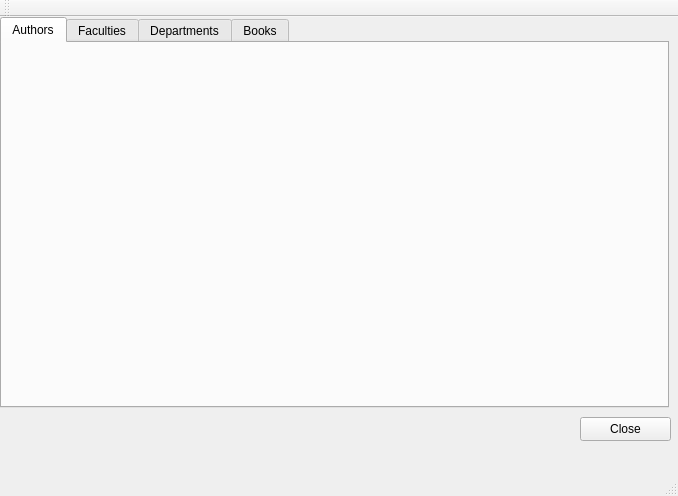
<?xml version="1.0" encoding="UTF-8"?>
<ui version="4.0">
 <class>MainWindow</class>
 <widget class="QMainWindow" name="MainWindow">
  <property name="geometry">
   <rect>
    <x>0</x>
    <y>0</y>
    <width>678</width>
    <height>496</height>
   </rect>
  </property>
  <property name="windowTitle">
   <string>MainWindow</string>
  </property>
  <widget class="QWidget" name="centralWidget">
   <widget class="QPushButton" name="pushButton">
    <property name="geometry">
     <rect>
      <x>580</x>
      <y>400</y>
      <width>91</width>
      <height>24</height>
     </rect>
    </property>
    <property name="text">
     <string>Close</string>
    </property>
   </widget>
   <widget class="QTabWidget" name="tabWidget">
    <property name="geometry">
     <rect>
      <x>0</x>
      <y>0</y>
      <width>669</width>
      <height>391</height>
     </rect>
    </property>
    <property name="sizePolicy">
     <sizepolicy hsizetype="Expanding" vsizetype="Expanding">
      <horstretch>0</horstretch>
      <verstretch>0</verstretch>
     </sizepolicy>
    </property>
    <property name="currentIndex">
     <number>0</number>
    </property>
    <widget class="Authors" name="tab">
     <attribute name="title">
      <string>Authors</string>
     </attribute>
    </widget>
    <widget class="Faculties" name="tab_2">
     <attribute name="title">
      <string>Faculties</string>
     </attribute>
    </widget>
    <widget class="Departments" name="tab_3">
     <attribute name="title">
      <string>Departments</string>
     </attribute>
    </widget>
    <widget class="Books" name="tab_4">
     <attribute name="title">
      <string>Books</string>
     </attribute>
    </widget>
   </widget>
  </widget>
  <widget class="QMenuBar" name="menuBar">
   <property name="geometry">
    <rect>
     <x>0</x>
     <y>0</y>
     <width>678</width>
     <height>21</height>
    </rect>
   </property>
  </widget>
  <widget class="QToolBar" name="mainToolBar">
   <attribute name="toolBarArea">
    <enum>TopToolBarArea</enum>
   </attribute>
   <attribute name="toolBarBreak">
    <bool>false</bool>
   </attribute>
  </widget>
  <widget class="QStatusBar" name="statusBar"/>
 </widget>
 <layoutdefault spacing="6" margin="11"/>
 <customwidgets>
  <customwidget>
   <class>Authors</class>
   <extends>QWidget</extends>
   <header>authors.h</header>
   <container>1</container>
  </customwidget>
  <customwidget>
   <class>Faculties</class>
   <extends>QWidget</extends>
   <header>faculties.h</header>
   <container>1</container>
  </customwidget>
  <customwidget>
   <class>Departments</class>
   <extends>QWidget</extends>
   <header>departments.h</header>
   <container>1</container>
  </customwidget>
  <customwidget>
   <class>Books</class>
   <extends>QWidget</extends>
   <header>books.h</header>
   <container>1</container>
  </customwidget>
 </customwidgets>
 <resources/>
 <connections>
  <connection>
   <sender>pushButton</sender>
   <signal>clicked()</signal>
   <receiver>MainWindow</receiver>
   <slot>close()</slot>
   <hints>
    <hint type="sourcelabel">
     <x>623</x>
     <y>367</y>
    </hint>
    <hint type="destinationlabel">
     <x>448</x>
     <y>367</y>
    </hint>
   </hints>
  </connection>
 </connections>
</ui>
